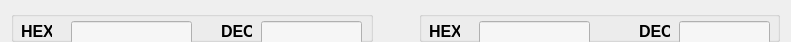
     <widget class="QWidget" name="horizontalLayoutWidget_7">
      <property name="geometry">
       <rect>
        <x>10</x>
        <y>190</y>
        <width>791</width>
        <height>41</height>
       </rect>
      </property>
      <layout class="QHBoxLayout" name="horizontalLayout_17">
       <property name="bottomMargin">
        <number>0</number>
       </property>
       <item>
        <widget class="QGroupBox" name="groupBox_6">
         <property name="sizePolicy">
          <sizepolicy hsizetype="Preferred" vsizetype="Preferred">
           <horstretch>0</horstretch>
           <verstretch>0</verstretch>
          </sizepolicy>
         </property>
         <property name="minimumSize">
          <size>
           <width>360</width>
           <height>0</height>
          </size>
         </property>
         <property name="title">
          <string/>
         </property>
         <property name="checkable">
          <bool>false</bool>
         </property>
         <widget class="QLabel" name="label_18">
          <property name="geometry">
           <rect>
            <x>10</x>
            <y>10</y>
            <width>31</width>
            <height>21</height>
           </rect>
          </property>
          <property name="text">
           <string>&lt;html&gt;&lt;head/&gt;&lt;body&gt;&lt;p align=&quot;center&quot;&gt;&lt;span style=&quot; font-size:12pt; font-weight:600;&quot;&gt; HEX&lt;/span&gt;&lt;/p&gt;&lt;/body&gt;&lt;/html&gt;</string>
          </property>
         </widget>
         <widget class="MyLineEdit" name="InputSel2Hex">
          <property name="geometry">
           <rect>
            <x>60</x>
            <y>10</y>
            <width>121</width>
            <height>23</height>
           </rect>
          </property>
          <property name="font">
           <font>
            <pointsize>16</pointsize>
           </font>
          </property>
          <property name="styleSheet">
           <string notr="true">QLineEdit{
	background-color:rgb(246, 246, 246);
}</string>
          </property>
         </widget>
         <widget class="QLabel" name="label_19">
          <property name="geometry">
           <rect>
            <x>210</x>
            <y>10</y>
            <width>31</width>
            <height>21</height>
           </rect>
          </property>
          <property name="text">
           <string>&lt;html&gt;&lt;head/&gt;&lt;body&gt;&lt;p align=&quot;center&quot;&gt;&lt;span style=&quot; font-size:12pt; font-weight:600;&quot;&gt;DEC&lt;/span&gt;&lt;/p&gt;&lt;/body&gt;&lt;/html&gt;</string>
          </property>
         </widget>
         <widget class="MyLineEdit" name="InputSel2Dec">
          <property name="geometry">
           <rect>
            <x>250</x>
            <y>10</y>
            <width>101</width>
            <height>23</height>
           </rect>
          </property>
          <property name="font">
           <font>
            <pointsize>16</pointsize>
           </font>
          </property>
          <property name="styleSheet">
           <string notr="true">QLineEdit{
	background-color:rgb(246, 246, 246);
}</string>
          </property>
         </widget>
        </widget>
       </item>
       <item>
        <spacer name="horizontalSpacer_15">
         <property name="orientation">
          <enum>Qt::Horizontal</enum>
         </property>
         <property name="sizeType">
          <enum>QSizePolicy::Fixed</enum>
         </property>
         <property name="sizeHint" stdset="0">
          <size>
           <width>40</width>
           <height>20</height>
          </size>
         </property>
        </spacer>
       </item>
       <item>
        <widget class="QGroupBox" name="groupBox_7">
         <property name="sizePolicy">
          <sizepolicy hsizetype="Preferred" vsizetype="Preferred">
           <horstretch>0</horstretch>
           <verstretch>0</verstretch>
          </sizepolicy>
         </property>
         <property name="minimumSize">
          <size>
           <width>360</width>
           <height>0</height>
          </size>
         </property>
         <property name="title">
          <string/>
         </property>
         <property name="checkable">
          <bool>false</bool>
         </property>
         <property name="checked">
          <bool>false</bool>
         </property>
         <widget class="QLabel" name="label_20">
          <property name="geometry">
           <rect>
            <x>420</x>
            <y>10</y>
            <width>54</width>
            <height>12</height>
           </rect>
          </property>
          <property name="text">
           <string>TextLabel</string>
          </property>
         </widget>
         <widget class="MyLineEdit" name="OutputSel2Dec">
          <property name="geometry">
           <rect>
            <x>260</x>
            <y>10</y>
            <width>91</width>
            <height>23</height>
           </rect>
          </property>
          <property name="font">
           <font>
            <pointsize>16</pointsize>
           </font>
          </property>
          <property name="styleSheet">
           <string notr="true">QLineEdit{
	background-color:rgb(246, 246, 246);
}</string>
          </property>
         </widget>
         <widget class="MyLineEdit" name="OutputSel2Hex">
          <property name="geometry">
           <rect>
            <x>60</x>
            <y>10</y>
            <width>111</width>
            <height>23</height>
           </rect>
          </property>
          <property name="font">
           <font>
            <pointsize>16</pointsize>
           </font>
          </property>
          <property name="styleSheet">
           <string notr="true">QLineEdit{
	background-color:rgb(246, 246, 246);
}</string>
          </property>
         </widget>
         <widget class="QLabel" name="label_21">
          <property name="geometry">
           <rect>
            <x>220</x>
            <y>10</y>
            <width>31</width>
            <height>21</height>
           </rect>
          </property>
          <property name="text">
           <string>&lt;html&gt;&lt;head/&gt;&lt;body&gt;&lt;p align=&quot;center&quot;&gt;&lt;span style=&quot; font-size:12pt; font-weight:600;&quot;&gt;DEC&lt;/span&gt;&lt;/p&gt;&lt;/body&gt;&lt;/html&gt;</string>
          </property>
         </widget>
         <widget class="QLabel" name="label_22">
          <property name="geometry">
           <rect>
            <x>10</x>
            <y>10</y>
            <width>31</width>
            <height>21</height>
           </rect>
          </property>
          <property name="text">
           <string>&lt;html&gt;&lt;head/&gt;&lt;body&gt;&lt;p align=&quot;center&quot;&gt;&lt;span style=&quot; font-size:12pt; font-weight:600;&quot;&gt; HEX&lt;/span&gt;&lt;/p&gt;&lt;/body&gt;&lt;/html&gt;</string>
          </property>
         </widget>
        </widget>
       </item>
      </layout>
     </widget>
